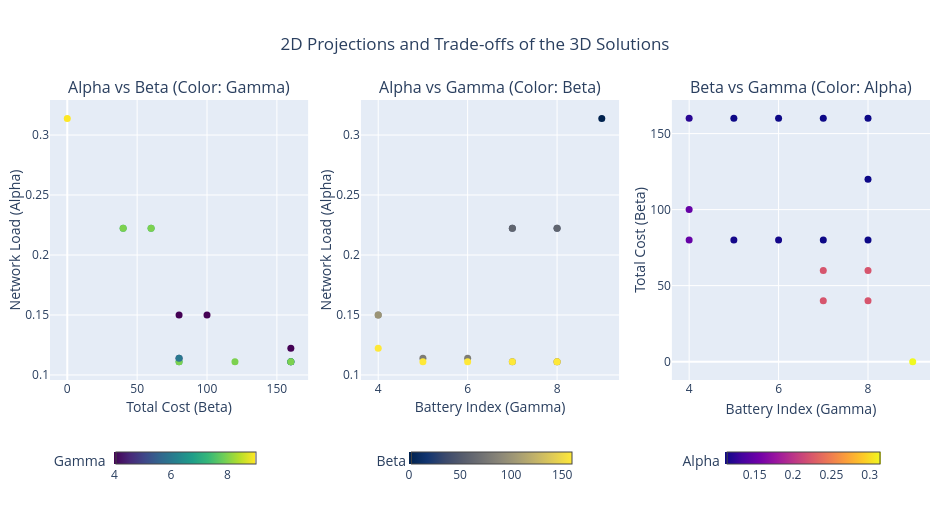

Notebook code for this chart:
### Code cell
import plotly.graph_objects as go
from plotly.subplots import make_subplots
import pandas as pd

# 1. Prepare the solutions dataframe (assuming solutions exists)
df_solutions = pd.DataFrame(solutions, columns=['Network Load (Alpha)', 'Total Cost (Beta)', 'Battery Consumption (Gamma)'])


# 2. Initialize a subplot layout with 1 row and 3 columns
fig_pairs = make_subplots(
    rows=1, cols=3,
    subplot_titles=(
        "Alpha vs Beta (Color: Gamma)", 
        "Alpha vs Gamma (Color: Beta)", 
        "Beta vs Gamma (Color: Alpha)"
    ),
    horizontal_spacing=0.06 # Clean gap between plots
)


# --- PLOT 1: Alpha vs Beta (Beta on X, Alpha on Y) ---
fig_pairs.add_trace(
    go.Scatter(
        x=df_solutions['Total Cost (Beta)'],
        y=df_solutions['Network Load (Alpha)'],
        mode='markers',
        marker=dict(
            size=7,
            color=df_solutions['Battery Consumption (Gamma)'],
            colorscale='Viridis',
            showscale=True,
            colorbar=dict(
                title="Gamma", 
                orientation='h',     
                x=0.12,
                y=-0.22,
                yanchor='top',
                thickness=12, 
                len=0.25
            )
        ),
        hovertemplate="Beta (X): %{x}<br>Alpha (Y): %{y}<br>Gamma: %{marker.color}<extra></extra>"
    ),
    row=1, col=1
)

# --- PLOT 2: Alpha vs Gamma (Gamma on X, Alpha on Y) ---
fig_pairs.add_trace(
    go.Scatter(
        x=df_solutions['Battery Consumption (Gamma)'],
        y=df_solutions['Network Load (Alpha)'],
        mode='markers',
        marker=dict(
            size=7,
            color=df_solutions['Total Cost (Beta)'],
            colorscale='Cividis',
            showscale=True,
            colorbar=dict(
                title="Beta", 
                orientation='h',
                x=0.48, 
                y=-0.22,
                yanchor='top',
                thickness=12, 
                len=0.25
            )
        ),
        hovertemplate="Gamma (X): %{x}<br>Alpha (Y): %{y}<br>Beta: %{marker.color}<extra></extra>"
    ),
    row=1, col=2
)

# --- PLOT 3: Beta vs Gamma (Gamma on X, Beta on Y) ---
fig_pairs.add_trace(
    go.Scatter(
        x=df_solutions['Battery Consumption (Gamma)'],
        y=df_solutions['Total Cost (Beta)'],
        mode='markers',
        marker=dict(
            size=7,
            color=df_solutions['Network Load (Alpha)'],
            colorscale='Plasma',
            showscale=True,
            colorbar=dict(
                title="Alpha", 
                orientation='h',    
                x=0.83,              
                y=-0.22,             
                yanchor='top',
                thickness=12, 
                len=0.25
            )
        ),
        hovertemplate="Gamma (X): %{x}<br>Beta (Y): %{y}<br>Alpha: %{marker.color}<extra></extra>"
    ),
    row=1, col=3
)


# 3. Apply uniform styling and geometry
fig_pairs.update_layout(
    title_text="2D Projections and Trade-offs of the 3D Solutions",
    title_x=0.5, 
    showlegend=False, 
    margin=dict(l=50, r=20, t=100, b=140), 
    width=950, 
    height=520                             
)

# 4. Correct and align all axis titles
fig_pairs.update_xaxes(title_text="Total Cost (Beta)", title_standoff=1, row=1, col=1)
fig_pairs.update_yaxes(title_text="Network Load (Alpha)", title_standoff=1, row=1, col=1)

fig_pairs.update_xaxes(title_text="Battery Index (Gamma)", title_standoff=1, row=1, col=2)
fig_pairs.update_yaxes(title_text="Network Load (Alpha)", title_standoff=1, row=1, col=2)

fig_pairs.update_xaxes(title_text="Battery Index (Gamma)", title_standoff=8, row=1, col=3)
fig_pairs.update_yaxes(title_text="Total Cost (Beta)",title_standoff=1,  row=1, col=3)

fig_pairs.show()

### Figure 1 — Plotly figure (JSON) as saved in the notebook; plotly's stock layout.template omitted (floating-point values rounded to 4 significant figures)
{"data": [{"hovertemplate": "Beta (X): %{x}<br>Alpha (Y): %{y}<br>Gamma: %{marker.color}<extra></extra>", "marker": {"color": [9.0, 7.0, 8.0, 7.0, 8.0, 4.0, 5.0, 7.0, 8.0, 4.0, 6.0, 8.0, 4.0, 5.0, 6.0, 7.0, 8.0], "colorbar": {"len": 0.25, "orientation": "h", "thickness": 12, "title": {"text": "Gamma"}, "x": 0.12, "y": -0.22, "yanchor": "top"}, "colorscale": [[0, "#440154"], [0.1111, "#482878"], [0.2222, "#3e4989"], [0.3333, "#31688e"], [0.4444, "#26828e"], [0.5556, "#1f9e89"], [0.6667, "#35b779"], [0.7778, "#6ece58"], [0.8889, "#b5de2b"], [1, "#fde725"]], "showscale": true, "size": 7}, "mode": "markers", "type": "scatter", "x": [0.0, 40.0, 40.0, 60.0, 60.0, 80.0, 80.0, 80.0, 80.0, 100.0, 80.0, 120.0, 160.0, 160.0, 160.0, 160.0, 160.0], "xaxis": "x", "y": [0.3139, 0.2222, 0.2222, 0.2222, 0.2222, 0.15, 0.1139, 0.1111, 0.1111, 0.15, 0.1139, 0.1111, 0.1222, 0.1111, 0.1111, 0.1111, 0.1111], "yaxis": "y"}, {"hovertemplate": "Gamma (X): %{x}<br>Alpha (Y): %{y}<br>Beta: %{marker.color}<extra></extra>", "marker": {"color": [0.0, 40.0, 40.0, 60.0, 60.0, 80.0, 80.0, 80.0, 80.0, 100.0, 80.0, 120.0, 160.0, 160.0, 160.0, 160.0, 160.0], "colorbar": {"len": 0.25, "orientation": "h", "thickness": 12, "title": {"text": "Beta"}, "x": 0.48, "y": -0.22, "yanchor": "top"}, "colorscale": [[0, "#00224e"], [0.1111, "#123570"], [0.2222, "#3b496c"], [0.3333, "#575d6d"], [0.4444, "#707173"], [0.5556, "#8a8678"], [0.6667, "#a59c74"], [0.7778, "#c3b369"], [0.8889, "#e1cc55"], [1, "#fee838"]], "showscale": true, "size": 7}, "mode": "markers", "type": "scatter", "x": [9.0, 7.0, 8.0, 7.0, 8.0, 4.0, 5.0, 7.0, 8.0, 4.0, 6.0, 8.0, 4.0, 5.0, 6.0, 7.0, 8.0], "xaxis": "x2", "y": [0.3139, 0.2222, 0.2222, 0.2222, 0.2222, 0.15, 0.1139, 0.1111, 0.1111, 0.15, 0.1139, 0.1111, 0.1222, 0.1111, 0.1111, 0.1111, 0.1111], "yaxis": "y2"}, {"hovertemplate": "Gamma (X): %{x}<br>Beta (Y): %{y}<br>Alpha: %{marker.color}<extra></extra>", "marker": {"color": [0.3139, 0.2222, 0.2222, 0.2222, 0.2222, 0.15, 0.1139, 0.1111, 0.1111, 0.15, 0.1139, 0.1111, 0.1222, 0.1111, 0.1111, 0.1111, 0.1111], "colorbar": {"len": 0.25, "orientation": "h", "thickness": 12, "title": {"text": "Alpha"}, "x": 0.83, "y": -0.22, "yanchor": "top"}, "colorscale": [[0, "#0d0887"], [0.1111, "#46039f"], [0.2222, "#7201a8"], [0.3333, "#9c179e"], [0.4444, "#bd3786"], [0.5556, "#d8576b"], [0.6667, "#ed7953"], [0.7778, "#fb9f3a"], [0.8889, "#fdca26"], [1, "#f0f921"]], "showscale": true, "size": 7}, "mode": "markers", "type": "scatter", "x": [9.0, 7.0, 8.0, 7.0, 8.0, 4.0, 5.0, 7.0, 8.0, 4.0, 6.0, 8.0, 4.0, 5.0, 6.0, 7.0, 8.0], "xaxis": "x3", "y": [0.0, 40.0, 40.0, 60.0, 60.0, 80.0, 80.0, 80.0, 80.0, 100.0, 80.0, 120.0, 160.0, 160.0, 160.0, 160.0, 160.0], "yaxis": "y3"}], "layout": {"annotations": [{"font": {"size": 16}, "showarrow": false, "text": "Alpha vs Beta (Color: Gamma)", "x": 0.1467, "xanchor": "center", "xref": "paper", "y": 1, "yanchor": "bottom", "yref": "paper"}, {"font": {"size": 16}, "showarrow": false, "text": "Alpha vs Gamma (Color: Beta)", "x": 0.5, "xanchor": "center", "xref": "paper", "y": 1, "yanchor": "bottom", "yref": "paper"}, {"font": {"size": 16}, "showarrow": false, "text": "Beta vs Gamma (Color: Alpha)", "x": 0.8533, "xanchor": "center", "xref": "paper", "y": 1, "yanchor": "bottom", "yref": "paper"}], "height": 520, "margin": {"b": 140, "l": 50, "r": 20, "t": 100}, "showlegend": false, "title": {"text": "2D Projections and Trade-offs of the 3D Solutions", "x": 0.5}, "width": 950, "xaxis": {"anchor": "y", "autorange": true, "domain": [0, 0.2933], "range": [-12.37, 172.4], "title": {"standoff": 1, "text": "Total Cost (Beta)"}, "type": "linear"}, "xaxis2": {"anchor": "y2", "autorange": true, "domain": [0.3533, 0.6467], "range": [3.614, 9.386], "title": {"standoff": 1, "text": "Battery Index (Gamma)"}, "type": "linear"}, "xaxis3": {"anchor": "y3", "autorange": true, "domain": [0.7067, 1], "range": [3.614, 9.386], "title": {"standoff": 8, "text": "Battery Index (Gamma)"}, "type": "linear"}, "yaxis": {"anchor": "x", "autorange": true, "domain": [0, 1], "range": [0.09578, 0.3292], "title": {"standoff": 1, "text": "Network Load (Alpha)"}, "type": "linear"}, "yaxis2": {"anchor": "x2", "autorange": true, "domain": [0, 1], "range": [0.09578, 0.3292], "title": {"standoff": 1, "text": "Network Load (Alpha)"}, "type": "linear"}, "yaxis3": {"anchor": "x3", "autorange": true, "domain": [0, 1], "range": [-12.09, 172.1], "title": {"standoff": 1, "text": "Total Cost (Beta)"}, "type": "linear"}}}
